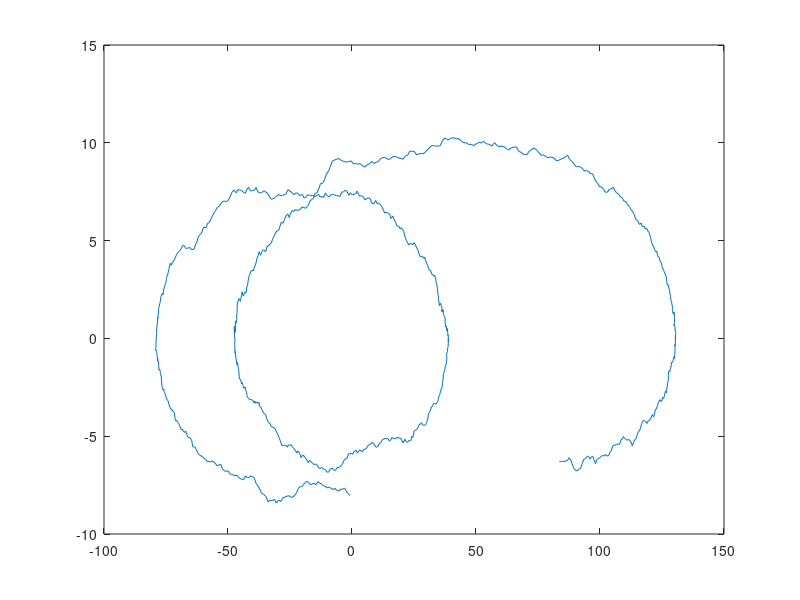

Source code (MATLAB):
% function part()
clear; close all; clc;
%problem 1
x=randn(100,1);
m=zeros(100,1);
m(1,1)=x(1,1);

for i=2:100
    m(i,1)=1/i*x(i,1)+(i-1)/i*m(i-1,1);
end

plot(m);
set(line([1,100],[mean(x),mean(x)]),'color','m');

%problem 2
F=sin(2*pi/30 * 1:100);
t=1:1000;
a=5*sin(2*pi*t/500);

x=zeros(2,length(t));
x0=[0;-8];
T=.1; m=5;

A=[1 T;0 1];
B=[T*T/(2*m);T/m];

for i=1:length(t)
    if i==1; x(:,i) = A*x0 + B*a(1,i) + .1*randn(2,1);
    else x(:,i) = A*x(:,i-1) + B*a(1,i) + .1*randn(2,1);
    end
end

plot(x(1,:),x(2,:));

%problem 3
